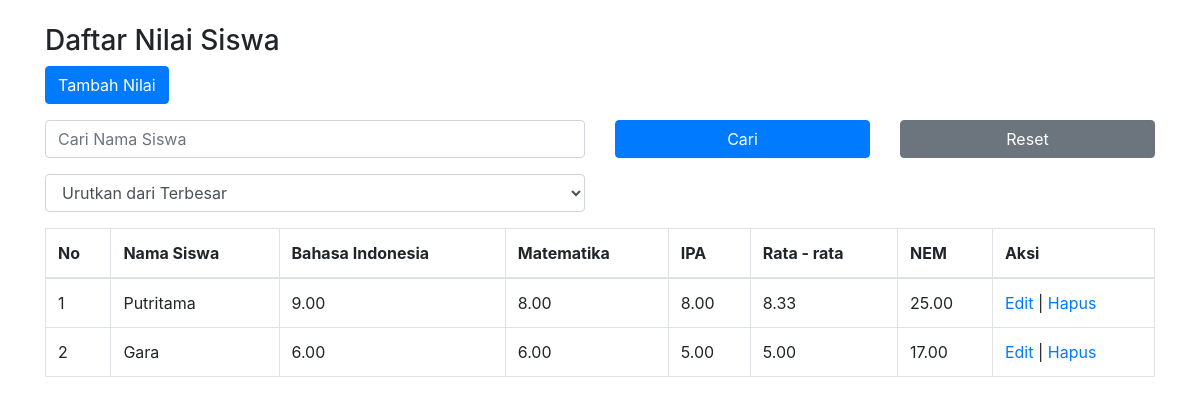
Screenshot of /app/data-nilai.php with the database file from the repository.
### tables this page shows
CREATE TABLE `tb_nilai` (
  `id_nilai` int(11) NOT NULL,
  `student_id` int(11) DEFAULT NULL,
  `nama` varchar(100) DEFAULT NULL,
  `bahasa_indonesia` decimal(5,2) DEFAULT NULL,
  `matematika` decimal(5,2) DEFAULT NULL,
  `ipa` decimal(5,2) DEFAULT NULL,
  `hasil` decimal(5,2) DEFAULT NULL,
  `nem` decimal(5,2) DEFAULT NULL
);

CREATE TABLE `tb_siswa` (
  `student_id` int(11) NOT NULL,
  `nama` varchar(100) NOT NULL,
  `nomor_induk` varchar(20) NOT NULL,
  `jenis_kelamin` varchar(10) DEFAULT NULL,
  `agama` varchar(20) DEFAULT NULL,
  `alamat` text DEFAULT NULL
);

### app/data-nilai.php (the view, shortened to what this page needs)
<?php
include '../auth/koneksi.php';
$search = isset($_GET['search']) ? $_GET['search'] : '';
$sortOrder = isset($_GET['sortOrder']) ? $_GET['sortOrder'] : 'desc';
$query = $mysqli->prepare("
    SELECT tb_nilai.id_nilai, tb_siswa.nama, tb_nilai.bahasa_indonesia, tb_nilai.matematika, tb_nilai.ipa, tb_nilai.hasil, tb_nilai.nem
    FROM tb_nilai
    INNER JOIN tb_siswa ON tb_nilai.student_id = tb_siswa.student_id
    WHERE tb_siswa.nama LIKE ?
    ORDER BY tb_nilai.bahasa_indonesia $sortOrder, tb_nilai.matematika $sortOrder, tb_nilai.ipa $sortOrder, tb_nilai.hasil $sortOrder, tb_nilai.nem $sortOrder
");
$searchTerm = '%' . $search . '%';
$query->bind_param("s", $searchTerm);
$query->execute();
$result = $query->get_result();
?>
<!DOCTYPE html>
<html lang="en">
<head>
    <link rel="stylesheet" href="https://cdn.jsdelivr.net/npm/bootstrap@4.0.0/dist/css/bootstrap.min.css">
</head>
<body>
<div class="container mt-4">
    <h3>Daftar Nilai Siswa</h3>
    <div class="mb-3">
        <a href="form-tambah-nilai.php" class="btn btn-primary">Tambah Nilai</a>
    </div>
    <form method="GET" id="searchForm" class="mb-3" onsubmit="return false;">
        <div class="row">
            <div class="col-md-6">
                <input type="text" name="search" class="form-control" placeholder="Cari Nama Siswa" value="<?php echo htmlspecialchars($search); ?>" id="searchInput">
            </div>
            <div class="col-md-3">
                <button type="button" class="btn btn-primary w-100" onclick="searchData()">Cari</button>
            </div>
            <div class="col-md-3">
                <button type="button" class="btn btn-secondary w-100" onclick="resetData()">Reset</button>
            </div>
        </div>
        <div class="row mt-3">
            <div class="col-md-6">
                <select class="form-control" id="sortOrder" onchange="searchData()">
                    <option value="desc" <?php echo $sortOrder == 'desc' ? 'selected' : ''; ?>>Urutkan dari Terbesar</option>
                </select>
            </div>
        </div>
    </form>
    <table class="table table-bordered">
        <thead>
            <tr>
                <th>No</th>
                <th>Nama Siswa</th>
                <th>Bahasa Indonesia</th>
                <th>Matematika</th>
                <th>IPA</th>
                <th>Rata - rata</th>
                <th>NEM</th>
                <th>Aksi</th>
            </tr>
        </thead>
        <tbody id="nilaiTableBody">
        <?php
        $nomor = 1;
        while ($row = $result->fetch_assoc()) {
            $nem = isset($row['nem']) ? $row['nem'] : ($row['bahasa_indonesia'] + $row['matematika'] + $row['ipa']);
            echo "<tr id='row-{$row['id_nilai']}'>
                <td>{$nomor}</td>
                <td>" . htmlspecialchars($row['nama']) . "</td>
                <td>" . htmlspecialchars($row['bahasa_indonesia']) . "</td>
                <td>" . htmlspecialchars($row['matematika']) . "</td>
                <td>" . htmlspecialchars($row['ipa']) . "</td>
                <td>" . number_format($row['hasil'], 2) . "</td>
                <td>" . number_format($nem, 2) . "</td>
                <td>
                    <a href='javascript:void(0);' class='' onclick='editData({$row['id_nilai']})'>Edit</a> |
                    <a href='javascript:void(0);' class='' onclick='deleteData({$row['id_nilai']})'>Hapus</a>
                </td>
            </tr>";
            $nomor++;
        }
        ?>
        </tbody>
    </table>
</div>
</body>
</html>

### rows the page displays
tb_nilai: student.nama "Putritama", bahasa_indonesia "9.00", matematika "8.00", ipa "8.00", hasil "8.33", nem "25.00"
tb_nilai: student.nama "Gara", bahasa_indonesia "6.00", matematika "6.00", ipa "5.00", hasil "5.00", nem "17.00"
